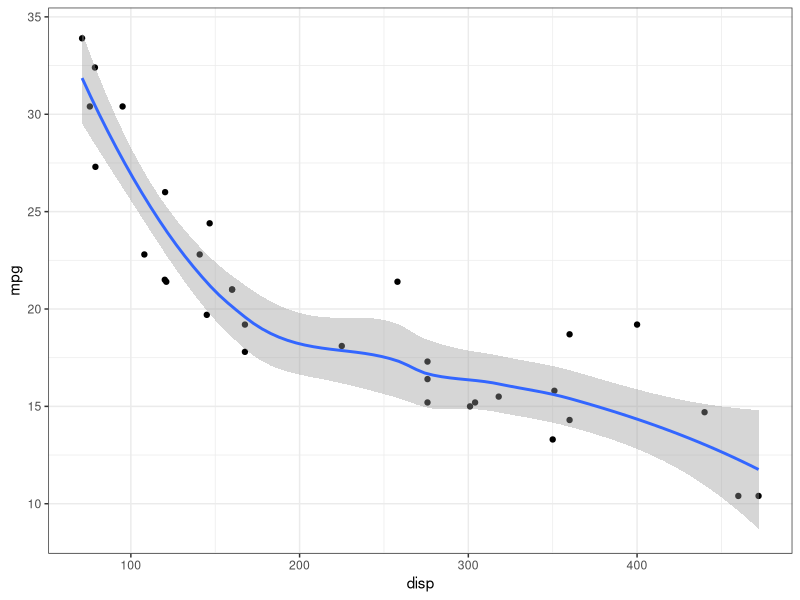

This chart was generated by the following R code:
library(tidyverse)
library(ggplot2)

2+2

4+4

ggplot(mtcars, aes(disp, mpg)) +
  geom_point() +
  geom_smooth() +
  theme_bw()

#komentarz lorem ipsum